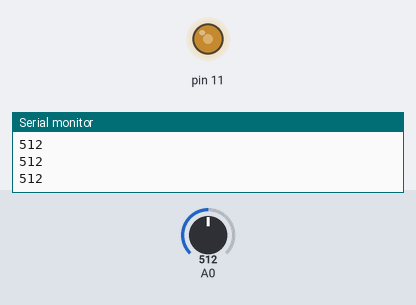
The sketch below on a simulated Arduino Uno, built with avr-gcc and run on an emulated ATmega328P. Parts: output pins drawn as LEDs (lit = HIGH), the last lines printed to the serial monitor. The inputs (shaded band) are chosen by the test bench; at power-on: A0 = 512.

Above: at 1.2 s.
1.3 s: A0 set to 716
At 1.8 s:
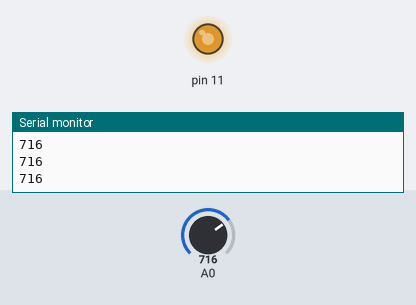
2.8 s: A0 set to 900
At 4.0 s:
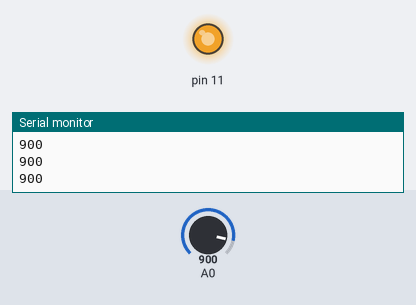
4.3 s: A0 set to 122
At 5.3 s:
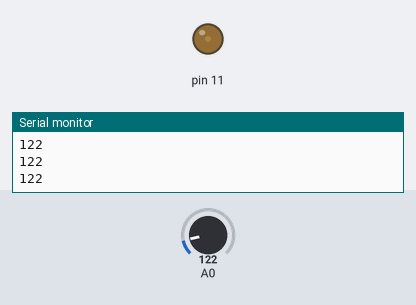
5.8 s: A0 set to 0
At 6.4 s:
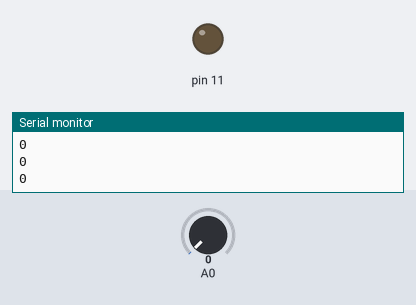
7.3 s: A0 set to 511
At 7.6 s:
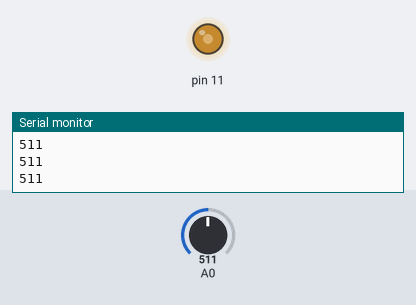
Timing chart, 0 to 9.8 s (numbered marks = the images above; inputs shaded):
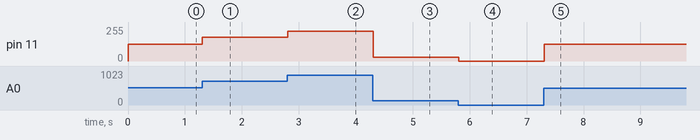

Measured:
- after the input at 1.3 s, pin 11: 127/255 → 178/255 at once
- after the input at 2.8 s, pin 11: 178/255 → 224/255 at once
- after the input at 4.3 s, pin 11: 224/255 → 30/255 at once
- after the input at 5.8 s, pin 11: 30/255 → 0/255 at once
- after the input at 7.3 s, pin 11: 0/255 → 127/255 at once

The sketch:

tiometerTest.ino
```cpp
void setup() {
  pinMode(A0, INPUT);
  pinMode(11, OUTPUT);
  Serial.begin(9600);
}

void loop()
{
  int data = analogRead(A0);
  Serial.println(data);

  float f = data / 1024.f;
  analogWrite(11, (int)(f*255));
}
```
